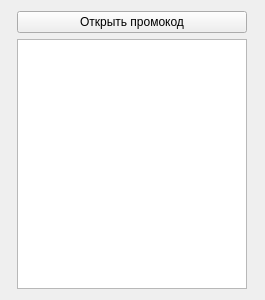
<?xml version="1.0" encoding="UTF-8"?>
<ui version="4.0">
 <class>promocodes</class>
 <widget class="QWidget" name="promocodes">
  <property name="geometry">
   <rect>
    <x>0</x>
    <y>0</y>
    <width>265</width>
    <height>300</height>
   </rect>
  </property>
  <property name="windowTitle">
   <string>Form</string>
  </property>
  <layout class="QGridLayout" name="gridLayout">
   <item row="1" column="0">
    <widget class="QListWidget" name="listWidget">
     <property name="maximumSize">
      <size>
       <width>230</width>
       <height>16777215</height>
      </size>
     </property>
     <property name="isWrapping" stdset="0">
      <bool>true</bool>
     </property>
     <property name="resizeMode">
      <enum>QListView::Adjust</enum>
     </property>
     <property name="viewMode">
      <enum>QListView::IconMode</enum>
     </property>
    </widget>
   </item>
   <item row="0" column="0">
    <widget class="QPushButton" name="pushButton">
     <property name="text">
      <string>Открыть промокод</string>
     </property>
    </widget>
   </item>
  </layout>
 </widget>
 <resources/>
 <connections/>
</ui>
